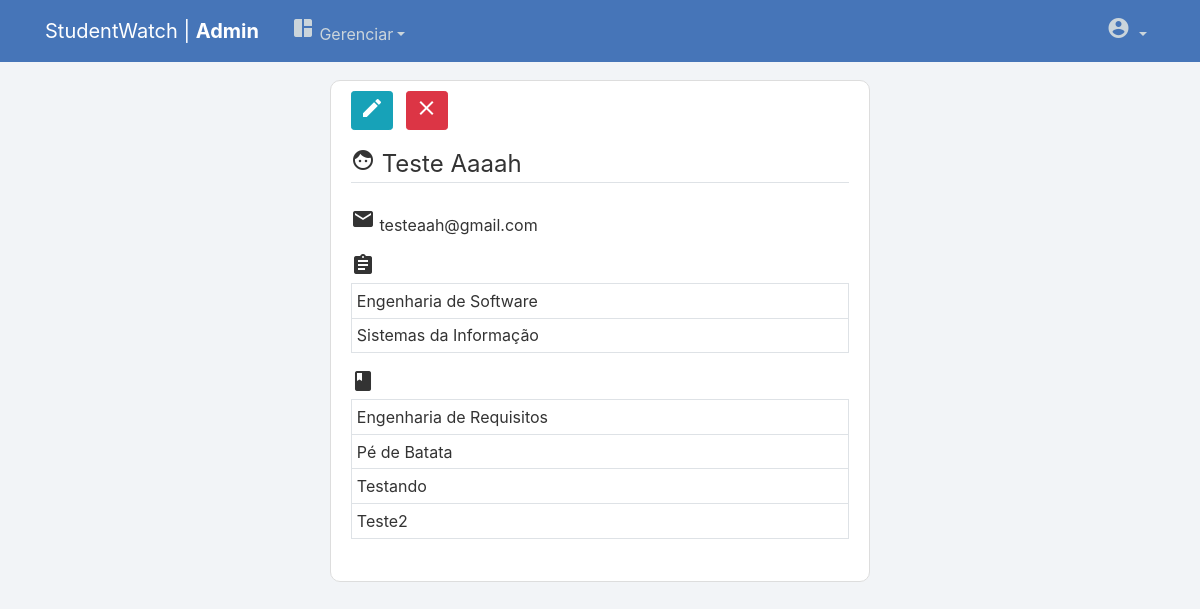
The app's page /professor/1/17/ (signed in) with its own data.
### users/models.py (models this page shows, shortened)
class ProfessorProfile(models.Model):
    user = models.OneToOneField(User, on_delete=models.CASCADE, null=True, related_name='professor_profile')
    campoextra = models.CharField(max_length=100, null=True)

class User(AbstractUser):
    username = models.EmailField(_('username'), unique=False)
    email = models.EmailField(_('email address'), unique=True)
    tipo = models.CharField(max_length=100)

### manager/models.py (models this page shows, shortened)
class Professor_curso(models.Model):
    professor = models.ForeignKey(ProfessorProfile, on_delete=models.CASCADE, null=True)
    curso = models.ForeignKey(Curso, on_delete=models.CASCADE, null=True)

class Curso(models.Model):
    nome = models.CharField(max_length=100)
    descricao = models.TextField(max_length=500)
    coordenador = models.ForeignKey(CoordenadorProfile, on_delete=models.SET_NULL, null=True)
    def __str__(self):
        return self.nome

class Disciplina(models.Model):
    nome = models.CharField(max_length=100)
    professor = models.ForeignKey(ProfessorProfile, on_delete=models.SET_NULL, null=True)
    curso = models.ForeignKey(Curso, on_delete=models.CASCADE, null=True)
    def __str__(self):
        return self.nome

### manager/views.py (the view)
# urls.py: path('professor/<int:curso_id>/<int:professor_id>/', ProfessorDetailView.as_view(), name='professor-detail'),
class ProfessorDetailView(PermissionRequiredMixin, LoginRequiredMixin, DetailView):
    permission_required = 'users.view_professorprofile'
    template_name = "manager/professor_detail.html"
    def get(self, request, *args, **kwargs):
        curso_id = self.kwargs['curso_id']
        professorprofile_id = self.kwargs['professor_id']
        professorprofile = ProfessorProfile.objects.get(id=professorprofile_id)
        cursos = Professor_curso.objects.filter(professor=professorprofile_id)
        disciplinas = Disciplina.objects.filter(professor=professorprofile_id)
        context = {
            'object': professorprofile,
            'curso_id': curso_id,
            'cursos': cursos,
            'disciplinas': disciplinas,
        }
        return render(request, self.template_name, context)

### manager/templates/manager/professor_detail.html
{% extends "page/base.html" %}
{% block content %}
    <div class="content-section">
        <fieldset class="form-group">
            {% if user.is_staff %}
                <a class="btn btn-info btn-sm" href="{% url 'professor-update' curso_id=curso_id professor_id=object.id %}"><span class="material-icons">edit</span></a>
                <a class="btn btn-danger btn-sm ml-2" href="{% url 'professor-delete' curso_id=curso_id professor_id=object.id %}"><span class="material-icons">clear</span></a>
            {% endif %}
        </fieldset>
        <fieldset class="form-group">
            <legend class="border-bottom mb-4"><span class="material-icons">face</span> {{ object.user.first_name }} {{ object.user.last_name }}</legend>
            <p><span class="material-icons">mail</span> {{ object.user.email }}</p>
            <table class="table table-bordered table-sm">
                {% for curso in cursos %}
                    {% if forloop.first %}
                        <tr>
                            <thead>
                                <span class="material-icons">assignment</span>
                            </thead>
                            <td>
                                {{ curso.curso }}
                            </td>
                        </tr>
                    {% else %}
                        <tr>
                            <td>
                                {{ curso.curso }}
                            </td>
                        </tr>
                    {% endif %}
                {% endfor %}
            </table>
            <table class="table table-bordered table-sm">
                {% for disciplina in disciplinas %}
                    {% if forloop.first %}
                        <tr>
                            <thead>
                                <span class="material-icons">book</span>
                            </thead>
                            <td>
                                {{ disciplina }}
                            </td>
                        </tr>
                    {% else %}
                        <tr>
                            <td>
                                {{ disciplina }}
                            </td>
                        </tr>
                    {% endif %}
                {% endfor %}
            </table>
    </div>
{% endblock content %}

### page/static/page/main.css (style rules this page uses)
body { background: #f2f4f7; color: #333333; margin-top: 5rem; }
.content-section { background: #ffffff; padding: 10px 20px; border: 1px solid #dddddd; border-radius: 10px; margin-bottom: 20px; }

### records on screen
ProfessorProfile: user.first_name "Teste", user.last_name "Aaaah", user.email "testeaah@gmail.com"
Professor_curso: curso "Engenharia de Software"
Professor_curso: curso "Sistemas da Informação"
Disciplina: nome "Engenharia de Requisitos"
Disciplina: nome "Pé de Batata"
Disciplina: nome "Testando"
Disciplina: nome "Teste2"
